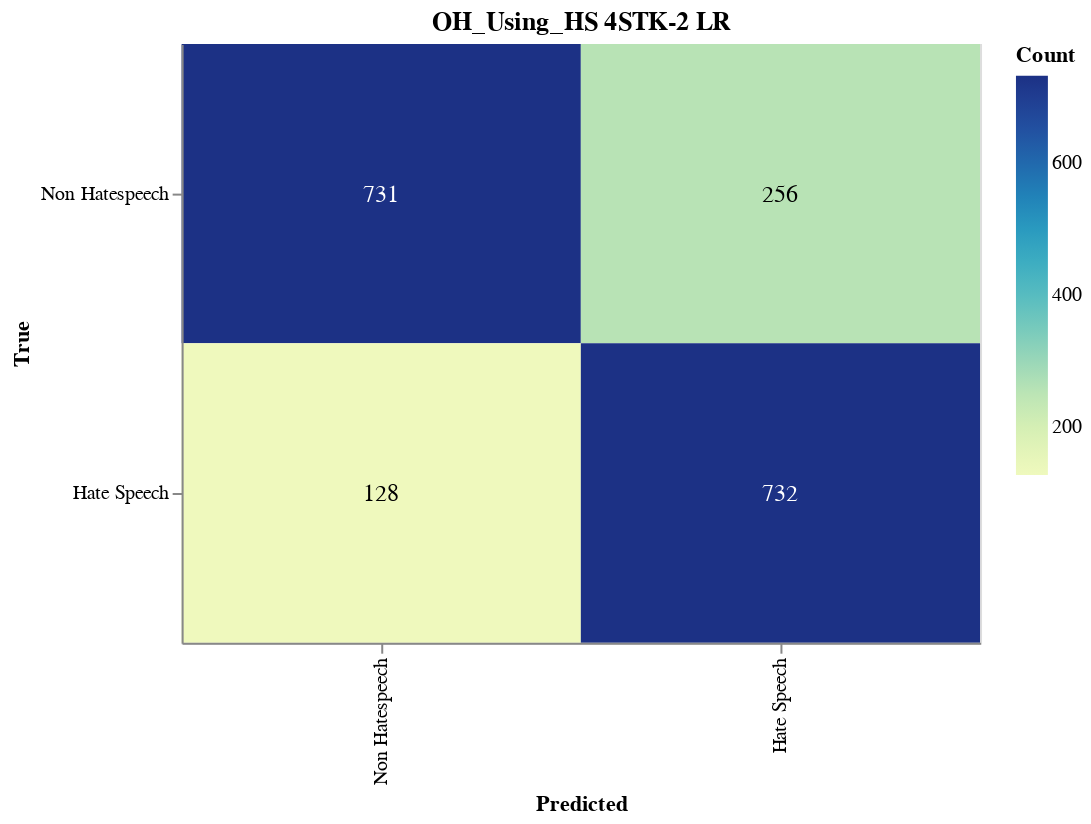

The notebook cell saved with this chart:
### Markdown cell above
#### Save CM

### Code cell
import altair as alt
import altair_saver
import pandas as pd
from sklearn.metrics import confusion_matrix

# Calculate the confusion matrix
cm = confusion_matrix(y_val, adjusted_predictions)

# Define class names
class_names = ['Non Hatespeech', 'Hate Speech']

# Convert confusion matrix to DataFrame
cm_df = pd.DataFrame(cm, index=class_names, columns=class_names).reset_index().melt(id_vars='index')
cm_df.columns = ['True', 'Predicted', 'Count']

# Ensure the order of categories
cm_df['True'] = pd.Categorical(cm_df['True'], categories=class_names, ordered=True)
cm_df['Predicted'] = pd.Categorical(cm_df['Predicted'], categories=class_names, ordered=True)

# Create the Altair plot
heatmap = alt.Chart(cm_df).mark_rect().encode(
    x=alt.X('Predicted:O', sort=class_names),
    y=alt.Y('True:O', sort=class_names),
    color='Count:Q',
    tooltip=['True', 'Predicted', 'Count']
).properties(
    width=400,
    height=300,
    title='OH_Using_HS 4STK-2 LR'
)

# Add text labels
text = heatmap.mark_text(
    align='center',
    baseline='middle',
    fontSize=12
).encode(
    text='Count:Q',
    color=alt.condition(
        alt.datum.Count > cm.max() / 2,
        alt.value('white'),
        alt.value('black')
    )
)

# Combine heatmap and text
final_chart = heatmap + text

# Display the plot
final_chart.show()

### Figure 1 — Vega-Lite specification as saved in the notebook (floating-point values rounded to 4 significant figures)
{"config": {"view": {"continuousWidth": 300, "continuousHeight": 300}}, "layer": [{"mark": {"type": "rect"}, "encoding": {"color": {"field": "Count", "type": "quantitative"}, "tooltip": [{"field": "True", "type": "ordinal"}, {"field": "Predicted", "type": "ordinal"}, {"field": "Count", "type": "quantitative"}], "x": {"field": "Predicted", "sort": ["Non Hatespeech", "Hate Speech"], "type": "ordinal"}, "y": {"field": "True", "sort": ["Non Hatespeech", "Hate Speech"], "type": "ordinal"}}, "title": "OH_Using_HS 4STK-2 LR"}, {"mark": {"type": "text", "align": "center", "baseline": "middle", "fontSize": 12}, "encoding": {"color": {"condition": {"test": "(datum.Count > 366.0)", "value": "white"}, "value": "black"}, "text": {"field": "Count", "type": "quantitative"}, "tooltip": [{"field": "True", "type": "ordinal"}, {"field": "Predicted", "type": "ordinal"}, {"field": "Count", "type": "quantitative"}], "x": {"field": "Predicted", "sort": ["Non Hatespeech", "Hate Speech"], "type": "ordinal"}, "y": {"field": "True", "sort": ["Non Hatespeech", "Hate Speech"], "type": "ordinal"}}, "title": "OH_Using_HS 4STK-2 LR"}], "data": {"name": "data-d1ce74130bdb29a102f1c763b865c50d"}, "height": 300, "width": 400, "$schema": "https://vega.github.io/schema/vega-lite/v5.17.0.json", "datasets": {"data-d1ce74130bdb29a102f1c763b865c50d": [{"True": "Non Hatespeech", "Predicted": "Non Hatespeech", "Count": 731}, {"True": "Hate Speech", "Predicted": "Non Hatespeech", "Count": 128}, {"True": "Non Hatespeech", "Predicted": "Hate Speech", "Count": 256}, {"True": "Hate Speech", "Predicted": "Hate Speech", "Count": 732}]}}
